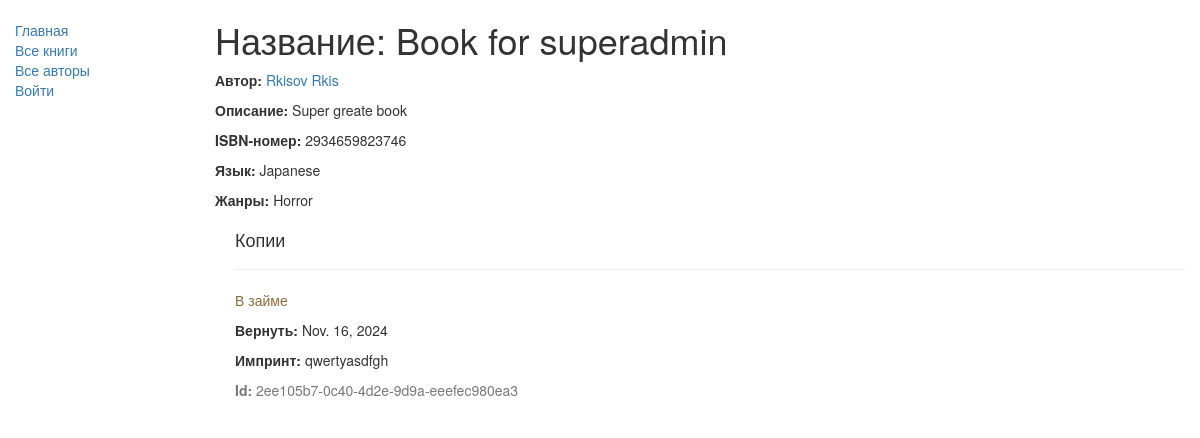
The page /catalog/book/9 on the database as committed earlier.
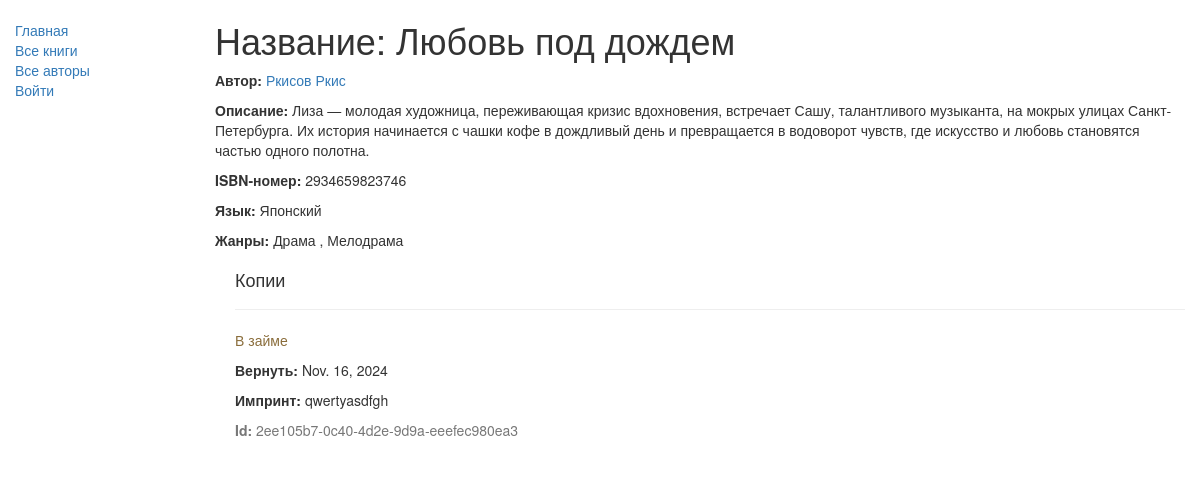
The same page on the database as committed later.
### catalog/models.py (models this page shows, shortened)
class Book(models.Model):
    title = models.CharField(max_length=200)
    author = models.ForeignKey('Author', on_delete=models.SET_NULL, null=True)
    summary = models.TextField(max_length=1000, help_text='Enter a brief description of the book')
    isbn = models.CharField('ISBN',
                            max_length=13,
                            help_text='13 Character <a href="https://www.isbn-international.org/content/what-isbn">ISBN number</a>')
    genre = models.ManyToManyField(Genre, help_text='Select a genre for this book')
    language = models.ForeignKey('Language', on_delete=models.SET_NULL, null=True)
    def display_genre(self):
        return ', '.join([ genre.name for genre in self.genre.all()[:3] ])
    display_genre.short_description = 'Genre'

class Author(models.Model):
    first_name = models.CharField(max_length=100)
    last_name = models.CharField(max_length=100)
    date_of_birth = models.DateField(null=True, blank=True)
    date_of_death = models.DateField('Died', null=True, blank=True)
    def __str__(self):
        return f'{self.last_name} {self.first_name}'
    class Meta:
        ordering = ['last_name']

class Language(models.Model):
    name = models.CharField(max_length=200,
                            unique=200,
                            help_text="Enter the book's natural language (e.g. English, French, Japanese etc.)")
    def __str__(self):
        return self.name
    class Meta:
        constraints = [
            UniqueConstraint(
                Lower('name'),
                name = 'language_name_case_insensitive_unique',
                violation_error_message = "Language already exists (case insensitive match)"
            )
    ]

class Genre(models.Model):
    name = models.CharField(max_length=200,
                            help_text='Enter a book genre (e.g. Science Fiction, French Poetry etc.)')
    def __str__(self):
        return self.name

class BookInstance(models.Model):
    id = models.UUIDField(primary_key=True,
                          default=uuid.uuid4,
                          help_text='Unique ID for this particular book across whole library')
    book = models.ForeignKey('Book', on_delete=models.SET_NULL, null=True)
    imprint = models.CharField(max_length=200)
    due_back = models.DateField(null=True, blank=True)
    borrower = models.ForeignKey(User, on_delete=SET_NULL, null=True, blank=True)
    LOAN_STATUS = (
        ('m', 'На обслуживании'),
        ('o', 'В займе'),
        ('a', 'Доступно'),
        ('r', 'Зарезервировано'),
    )
    status = models.CharField(max_length=1,
                              choices=LOAN_STATUS,
                              blank=True,
                              default='m',
                              help_text='Book availability')
    class Meta:
        ordering = ["due_back"]

### catalog/views.py (the view)
# urls.py: path('book/<int:pk>', views.BookDetailView.as_view(), name='book-detail'),
class BookDetailView(generic.DetailView):
    model = Book

### catalog/templates/catalog/book_detail.html
{% extends "base_generic.html" %}
{% block content %}
    <h1>Название: {{ book.title }}</h1>
    <p><strong>Автор: </strong> <a href="{% url 'author' %}">{{ book.author }}</a></p>
    <p><strong>Описание: </strong>{{ book.summary }}</p>
    <p><strong>ISBN-номер: </strong> {{ book.isbn }}</p>
    <p><strong>Язык: </strong> {{ book.language }}</p>
    <p><strong>Жанры: </strong>
        {% for genre in book.genre.all %}
                {{ genre }}
            {% if not forloop.last %},
            {% endif %}
        {% endfor %}
    </p>
    <div style="margin-left:20px; margin-top:20px">
        <h4>Копии</h4>
        {% for copy in book.bookinstance_set.all %}
        <hr>
        <p class="{% if copy.status == 'a' %}
                    text-success
                 {% elif copy.status == 'd' %}
                    text-danger
                 {% else %}
                    text-warning
                 {% endif %}">
            {{ copy.get_status_display }}
        </p>
        {% if copy.status != 'a' %}
            <p>
                <strong>Вернуть: </strong>
                {{ copy.due_back }}
            </p>
        {% endif %}
        <p><strong>Импринт: </strong>{{ copy.imprint }}</p>
        <p class="text-muted"><strong>Id:</strong> {{ copy.id }}</p>
        {% endfor %}
    </div>
{% endblock %}

Rows that differ between the two databases and show on the page:
no longer on this page (row edited): Genre: name "Horror"
changed Book: title "Book for superadmin" → "Любовь под дождем"; author "Rkisov Rkis" → "Ркисов Ркис"; summary "Super greate book" → "Лиза — молодая художница, переживающая кризис вдохновения, встречает Сашу, талантливого музыканта, на мокрых улицах Санкт-Петербурга. Их история начинается с чашки кофе в дождливый день и превращается в водоворот чувств, где искусство и любовь становятся частью одного полотна."; language "Japanese" → "Японский"
now on this page (row edited): Genre: name "Драма"
now on this page (row edited): Genre: name "Мелодрама"
